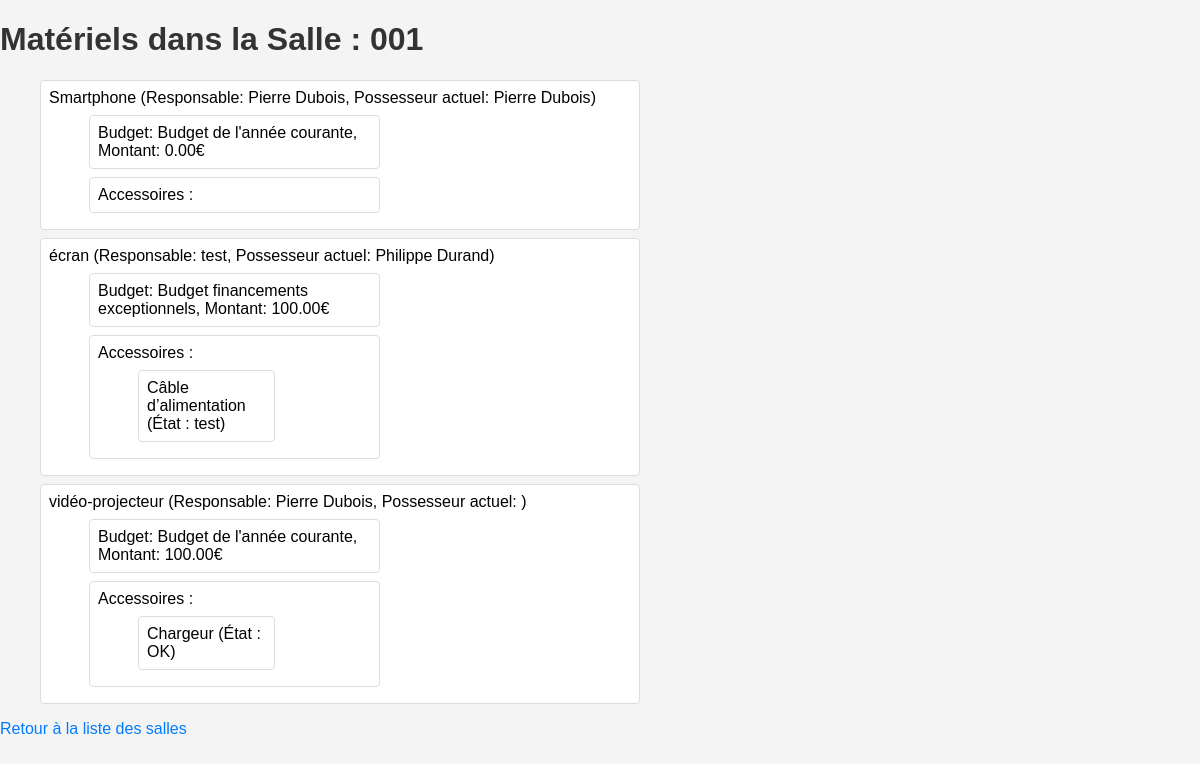
The app's page /pret/salles/1/ with its own data.
### pret/models.py (models this page shows, shortened)
class Salle(models.Model):
    numero = models.CharField(max_length=10)

class Materiel(models.Model):
    BUDGET_CHOICES = [
        ('annee_courante', 'Budget de l\'année courante'),
        ('projet', 'Budget projets'),
        ('exceptionnel', 'Budget financements exceptionnels'),
    ]
    nom = models.CharField(max_length=100)
    responsable = models.ForeignKey(Enseignant, on_delete=models.SET_NULL, null=True, related_name='materiels')
    salle_actuelle = models.ForeignKey(Salle, on_delete=models.SET_NULL, null=True, related_name='materiels')
    possesseur_actuel = models.ForeignKey(Enseignant, on_delete=models.SET_NULL, null=True, related_name='materiel_possede', blank=True)
    budget = models.CharField(max_length=20, choices=BUDGET_CHOICES, default='annee_courante')
    montant = models.DecimalField(max_digits=10, decimal_places=2, default=0.00)
    accessoires = models.ManyToManyField(Accessoire, blank=True)

class Enseignant(models.Model):
    nom = models.CharField(max_length=100)

class Accessoire(models.Model):
    nom = models.CharField(max_length=100)
    etat = models.CharField(max_length=100, blank=True)

### pret/views.py (the view)
# urls.py: path('salles/<int:salle_id>/', views.materiels_salle, name='materiels_salle'),
def materiels_salle(request, salle_id):
    salle = get_object_or_404(Salle, id=salle_id)
    materiels = Materiel.objects.filter(salle_actuelle=salle)
    return render(request, 'pret/materiels_salle.html', {'salle': salle, 'materiels': materiels})

### pret/templates/pret/materiels_salle.html (shortened to what this page needs)
<!DOCTYPE html>
<html>
<head>
    {% load static %}
    <link rel="stylesheet" type="text/css" href="{% static 'styles.css' %}">
</head>
<body>
    <h1>Matériels dans la Salle : {{ salle.numero }}</h1>
    <ul>
        {% for materiel in materiels %}
        <li>
            {{ materiel.nom }} (Responsable: {{ materiel.responsable.nom }}, Possesseur actuel: {{ materiel.possesseur_actuel.nom }})
            <ul>
                <li>Budget: {{ materiel.get_budget_display }}, Montant: {{ materiel.montant }}€</li>
                <li>Accessoires :
                    <ul>
                        {% for accessoire in materiel.accessoires.all %}
                        <li>{{ accessoire.nom }} (État : {{ accessoire.etat }})</li>
                        {% endfor %}
                    </ul>
                </li>
            </ul>
        </li>
        {% endfor %}
    </ul>
    <a href="{% url 'liste_salles' %}">Retour à la liste des salles</a>
</body>
</html>

### pret/static/styles.css (style rules this page uses)
body { font-family: Arial, sans-serif; background-color: #f4f4f4; margin: 0; padding: 0; }
h1, h2, h3 { color: #333; }
ul { list-style-type: none; padding-left: 40px; padding-right: 40px; width: 50%; }
li { background: #fff; margin: 0.5rem 0; padding: 0.5rem; border: 1px solid #ddd; border-radius: 4px; overflow: hidden; }
a { text-decoration: none; color: #007bff; }

### records on screen
Salle: numero "001"
Materiel: nom "Smartphone", responsable.nom "Pierre Dubois", possesseur_actuel.nom "Pierre Dubois", budget "Budget de l'année courante", montant "0.00"
Materiel: nom "écran", responsable.nom "test", possesseur_actuel.nom "Philippe Durand", budget "Budget financements exceptionnels", montant "100.00"
Accessoire: nom "Câble d’alimentation", etat "test"
Materiel: nom "vidéo-projecteur", responsable.nom "Pierre Dubois", budget "Budget de l'année courante", montant "100.00"
Accessoire: nom "Chargeur", etat "OK"
